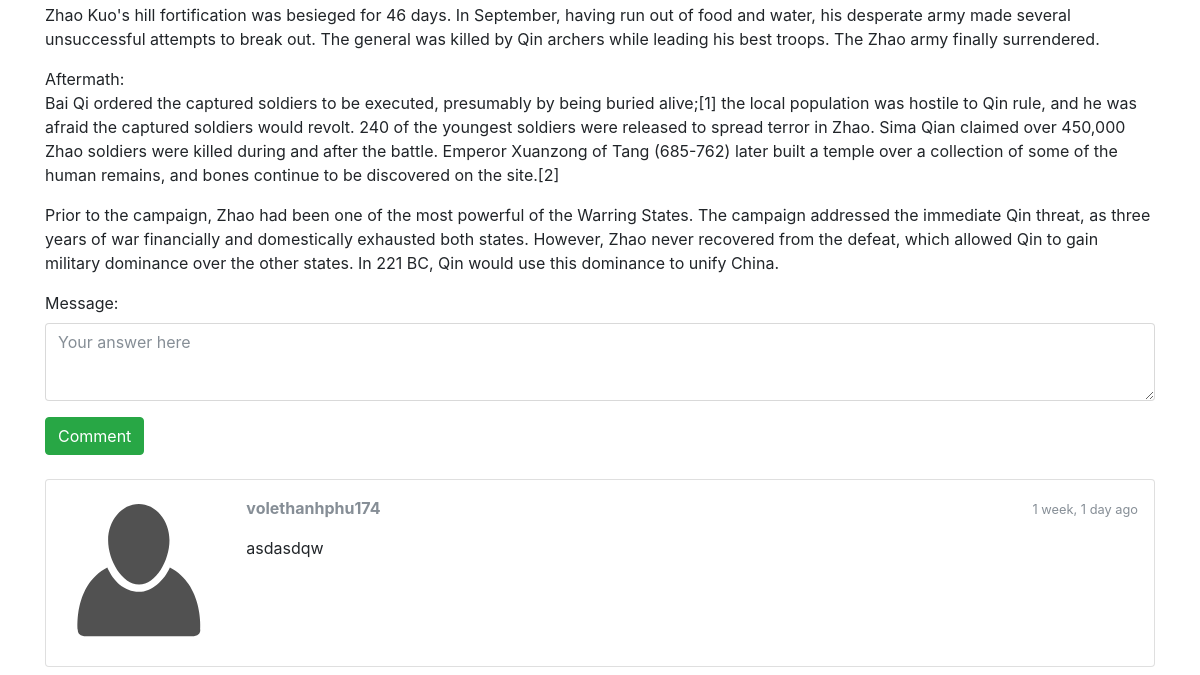
The app's page /board/battle-of-chengping/ (lower part), older data.
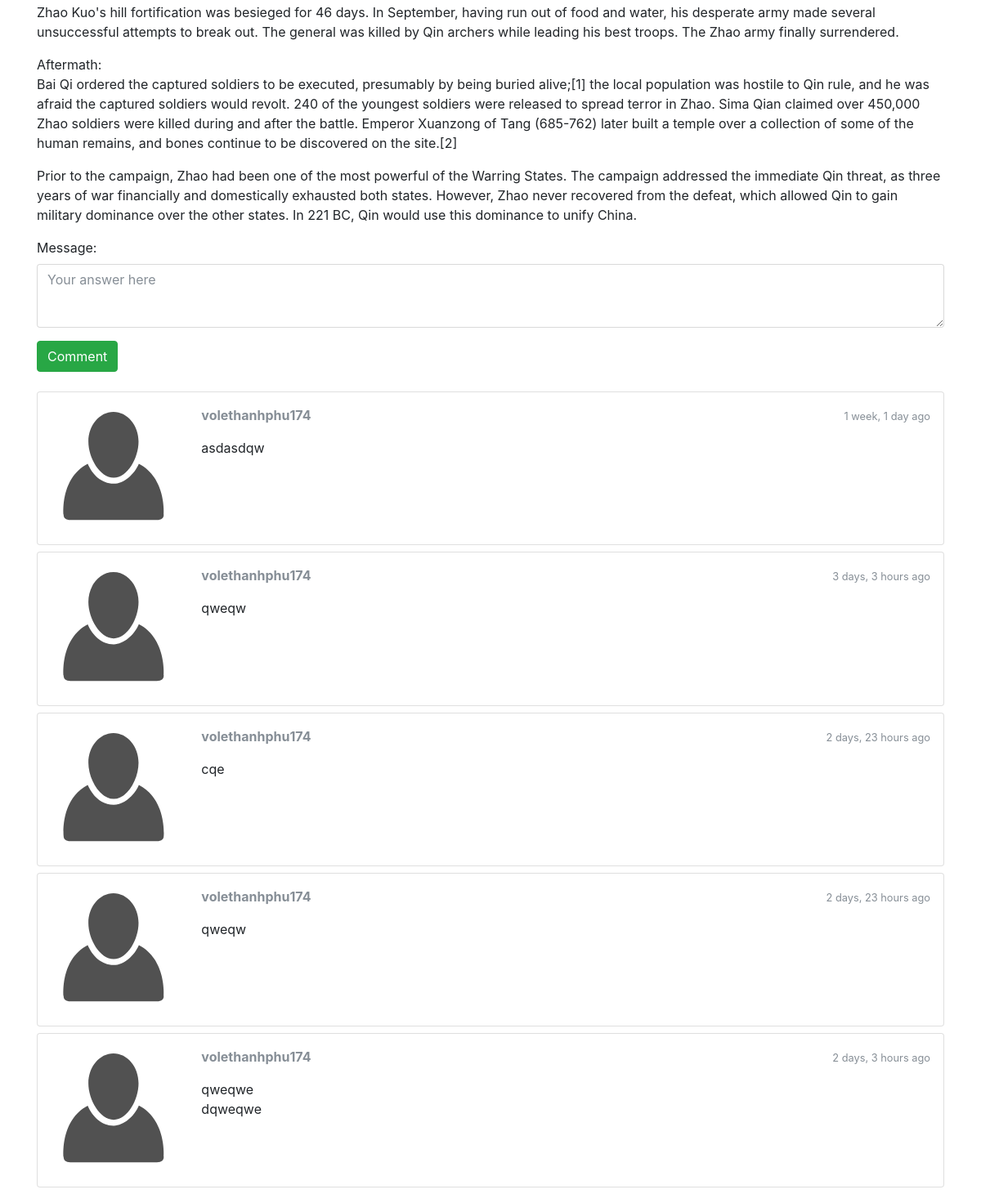
The same page, newer data.
### board/models.py (models this page shows, shortened)
class Topic(models.Model):
    title = models.CharField(max_length=150)
    content = models.TextField(default="content")
    description = models.CharField(max_length=150, default="desc")
    genre = models.ManyToManyField(Genre, related_name="topics")
    slug = models.SlugField(null=False, unique=True)
    views = models.PositiveIntegerField(default=0)
    created_at = models.DateTimeField(auto_now_add=True)
    def save(self, *args, **kwargs):
        self.slug = slugify(self.title)
        super(Topic, self).save(*args, **kwargs)

class Comment(models.Model):
    message = models.TextField(default="message")
    topic = models.ForeignKey(Topic, related_name="comments", on_delete=models.CASCADE)
    created_at = models.DateTimeField(auto_now_add=True)
    created_by = models.ForeignKey(User, related_name="comments", on_delete=models.SET_NULL, null=True)

### board/views.py (the view, shortened to what this page needs)
# urls.py: url(r'^(?P<slug>[-\w]+)/$', views.topic_detail, name='topic_detail'),
def topic_detail(request, slug):
    topic = get_object_or_404(Topic, slug=slug)
    topic.views += 1
    topic.save()
    form = CommentForm()
    return render(request, 'topic.html', {'topic':topic, 'form':form})

### board/forms.py
class CommentForm(forms.ModelForm):
    message = forms.CharField(
        widget=forms.Textarea(
            attrs={'rows': 3, 'placeholder': 'Your answer here'}
        ),
    )
    class Meta:
        model = Comment
        fields = ['message', ]

### Q/templatetags/form_tags.py (called while the page is built)
@register.filter
def input_class(bound_field):
    css_class = ''
    if bound_field.form.is_bound:
        if bound_field.errors:
            css_class = 'is-invalid'
        elif field_type(bound_field) != 'PasswordInput':
            css_class = 'is-valid'
    return 'form-control {}'.format(css_class)

### board/templates/topic.html (shortened to what this page needs)
{% extends "basic.html" %}
{% load static %}
{% load humanize %}
{% block content %}
  <div class="content">
    {{ topic.content|linebreaks }}
  </div>
  <form method="post" class="mb-4">
    {% include 'includes/form.html' %}
    <button type="submit" class="btn btn-success">Comment</button>
  </form>
  {% for comment in topic.comments.all %}
    <div class="card mb-2">
      <div class="card-body p-3">
        <div class="row">
          <div class="col-2">
            <img src="{% static 'img/avatar.svg' %}" alt="{{ comment.created_by.username }}" class="w-100">
          </div>
          <div class="col-10">
            <div class="row mb-3">
              <div class="col-6">
                <strong class="text-muted">{{ comment.created_by.username }}</strong>
              </div>
              <div class="col-6 text-right">
                <small class="text-muted">{{ comment.created_at|naturaltime }}</small>
              </div>
            </div>
            {{ comment.message|linebreaks }}
          </div>
        </div>
      </div>
    </div>
  {% endfor %}
{% endblock %}

### board/templates/basic.html (shortened to what this page needs)
{% load static %}<!DOCTYPE html>
<html lang = "en">
<head>
    <link rel="stylesheet" href="{% static 'css/bootstrap.min.css' %}">
    <link rel="stylesheet" href="{% static 'css/style.css' %}">
</head>
<body>
    {% block body %}
     <div class="container">
         {% block content %}
         {% endblock %}
     </div>
     {% endblock body %}
</body>
</html>

### Q/templates/includes/form.html (shortened to what this page needs)
{% load form_tags widget_tweaks %}
{% for field in form %}
  <div class="form-group">
    {{ field.label_tag }}
    {% render_field field class=field|input_class %}
  </div>
{% endfor %}

Row changes from the older to the newer data that the page shows:
added Comment: created_by.username "volethanhphu174", created_at "3 days, 3 hours ago", message "qweqw"
added Comment: created_by.username "volethanhphu174", created_at "2 days, 23 hours ago", message "cqe"
added Comment: created_by.username "volethanhphu174", created_at "2 days, 23 hours ago", message "qweqw"
added Comment: created_by.username "volethanhphu174", created_at "2 days, 3 hours ago", message "qweqwe dqweqwe"
